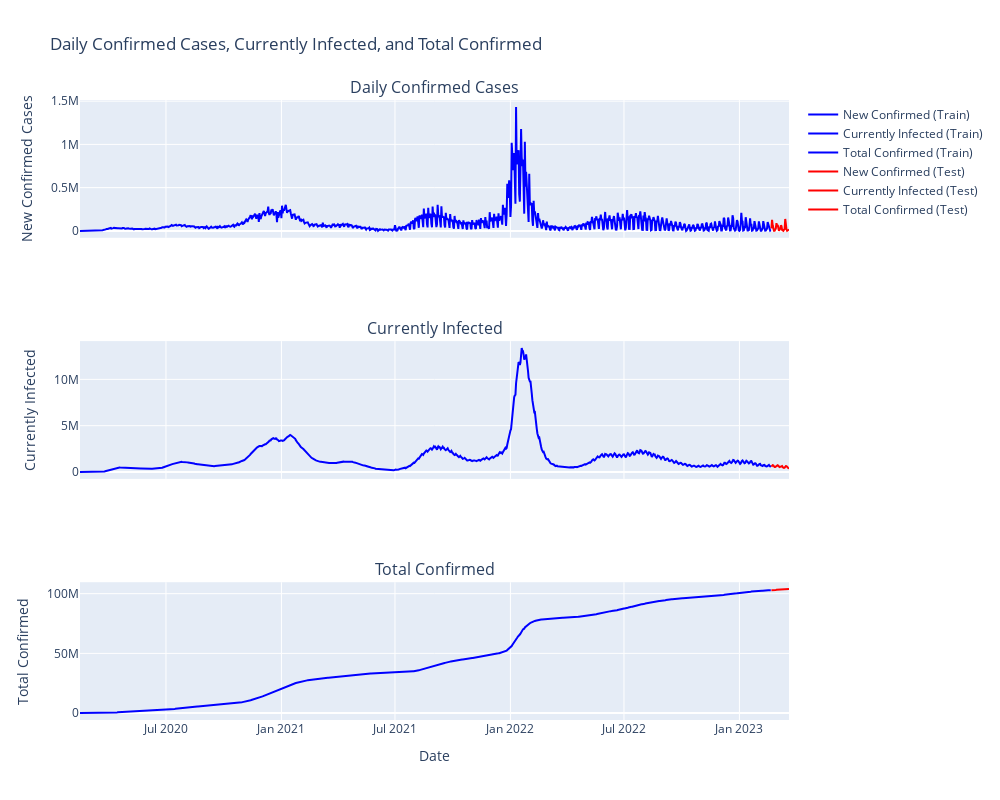

Source (notebook cell):
### Code cell
# Creating subplots vertically aligned
fig = make_subplots(rows=3, cols=1, shared_xaxes=True, subplot_titles=("Daily Confirmed Cases", "Currently Infected", "Total Confirmed"))

# Adding traces for the train dataset
fig.add_trace(go.Scatter(x=train_df.index, y=train_df['new_confirmed'], name='New Confirmed (Train)', line=dict(color='blue')), row=1, col=1)
fig.add_trace(go.Scatter(x=train_df.index, y=train_df['infected'], name='Currently Infected (Train)', line=dict(color='blue')), row=2, col=1)
fig.add_trace(go.Scatter(x=train_df.index, y=train_df['confirmed'], name='Total Confirmed (Train)', line=dict(color='blue')), row=3, col=1)

# Adding traces for the test dataset
fig.add_trace(go.Scatter(x=test_df.index, y=test_df['new_confirmed'], name='New Confirmed (Test)', line=dict(color='red')), row=1, col=1)
fig.add_trace(go.Scatter(x=test_df.index, y=test_df['infected'], name='Currently Infected (Test)', line=dict(color='red')), row=2, col=1)
fig.add_trace(go.Scatter(x=test_df.index, y=test_df['confirmed'], name='Total Confirmed (Test)', line=dict(color='red')), row=3, col=1)

# Update the layout
fig.update_layout(height=800, 
                width=1000, 
                title='Daily Confirmed Cases, Currently Infected, and Total Confirmed',
                xaxis_rangeslider_visible=False)
fig.update_xaxes(title_text='Date', row=3, col=1)
fig.update_yaxes(title_text='New Confirmed Cases', row=1, col=1)
fig.update_yaxes(title_text='Currently Infected', row=2, col=1)
fig.update_yaxes(title_text='Total Confirmed', row=3, col=1)

### Figure 1 — Plotly figure (JSON) as saved in the notebook; plotly's stock layout.template omitted (floating-point values rounded to 4 significant figures; data arrays with more than 128 entries replaced by an {"elided": "..."} marker saying what was removed)
{"data": [{"line": {"color": "blue"}, "name": "New Confirmed (Train)", "type": "scatter", "x": {"elided": "1102 str values"}, "xaxis": "x", "y": {"elided": "1102 int values"}, "yaxis": "y"}, {"line": {"color": "blue"}, "name": "Currently Infected (Train)", "type": "scatter", "x": {"elided": "1102 str values"}, "xaxis": "x2", "y": {"elided": "1102 int values"}, "yaxis": "y2"}, {"line": {"color": "blue"}, "name": "Total Confirmed (Train)", "type": "scatter", "x": {"elided": "1102 str values"}, "xaxis": "x3", "y": {"elided": "1102 int values"}, "yaxis": "y3"}, {"line": {"color": "red"}, "name": "New Confirmed (Test)", "type": "scatter", "x": ["2023-02-21T00:00:00", "2023-02-22T00:00:00", "2023-02-23T00:00:00", "2023-02-24T00:00:00", "2023-02-25T00:00:00", "2023-02-26T00:00:00", "2023-02-27T00:00:00", "2023-02-28T00:00:00", "2023-03-01T00:00:00", "2023-03-02T00:00:00", "2023-03-03T00:00:00", "2023-03-04T00:00:00", "2023-03-05T00:00:00", "2023-03-06T00:00:00", "2023-03-07T00:00:00", "2023-03-08T00:00:00", "2023-03-09T00:00:00", "2023-03-10T00:00:00", "2023-03-11T00:00:00", "2023-03-12T00:00:00", "2023-03-13T00:00:00", "2023-03-14T00:00:00", "2023-03-15T00:00:00", "2023-03-16T00:00:00", "2023-03-17T00:00:00", "2023-03-18T00:00:00", "2023-03-19T00:00:00", "2023-03-20T00:00:00", "2023-03-21T00:00:00"], "xaxis": "x", "y": [29117, 127499, 64478, 11171, 1527, 2318, 18147, 28351, 89261, 62111, 69509, 1671, 1567, 14774, 23808, 63372, 55547, 10161, 1489, 1005, 13115, 20174, 137629, 54460, 18756, 1175, 1424, 9787, 18373], "yaxis": "y"}, {"line": {"color": "red"}, "name": "Currently Infected (Test)", "type": "scatter", "x": ["2023-02-21T00:00:00", "2023-02-22T00:00:00", "2023-02-23T00:00:00", "2023-02-24T00:00:00", "2023-02-25T00:00:00", "2023-02-26T00:00:00", "2023-02-27T00:00:00", "2023-02-28T00:00:00", "2023-03-01T00:00:00", "2023-03-02T00:00:00", "2023-03-03T00:00:00", "2023-03-04T00:00:00", "2023-03-05T00:00:00", "2023-03-06T00:00:00", "2023-03-07T00:00:00", "2023-03-08T00:00:00", "2023-03-09T00:00:00", "2023-03-10T00:00:00", "2023-03-11T00:00:00", "2023-03-12T00:00:00", "2023-03-13T00:00:00", "2023-03-14T00:00:00", "2023-03-15T00:00:00", "2023-03-16T00:00:00", "2023-03-17T00:00:00", "2023-03-18T00:00:00", "2023-03-19T00:00:00", "2023-03-20T00:00:00", "2023-03-21T00:00:00"], "xaxis": "x2", "y": [569591, 693518, 732897, 712771, 603095, 537201, 541340, 565977, 651306, 688530, 730201, 629851, 561553, 530868, 550291, 610245, 655959, 637260, 512099, 449146, 451069, 469490, 604090, 639992, 631857, 544587, 484532, 425374, 441873], "yaxis": "y2"}, {"line": {"color": "red"}, "name": "Total Confirmed (Test)", "type": "scatter", "x": ["2023-02-21T00:00:00", "2023-02-22T00:00:00", "2023-02-23T00:00:00", "2023-02-24T00:00:00", "2023-02-25T00:00:00", "2023-02-26T00:00:00", "2023-02-27T00:00:00", "2023-02-28T00:00:00", "2023-03-01T00:00:00", "2023-03-02T00:00:00", "2023-03-03T00:00:00", "2023-03-04T00:00:00", "2023-03-05T00:00:00", "2023-03-06T00:00:00", "2023-03-07T00:00:00", "2023-03-08T00:00:00", "2023-03-09T00:00:00", "2023-03-10T00:00:00", "2023-03-11T00:00:00", "2023-03-12T00:00:00", "2023-03-13T00:00:00", "2023-03-14T00:00:00", "2023-03-15T00:00:00", "2023-03-16T00:00:00", "2023-03-17T00:00:00", "2023-03-18T00:00:00", "2023-03-19T00:00:00", "2023-03-20T00:00:00", "2023-03-21T00:00:00"], "xaxis": "x3", "y": [102890417, 103017916, 103082394, 103093565, 103095092, 103097410, 103115557, 103143908, 103233169, 103295280, 103364789, 103366460, 103368027, 103382801, 103406609, 103469981, 103525528, 103535689, 103537178, 103538183, 103551298, 103571472, 103709101, 103763561, 103782317, 103783492, 103784916, 103794703, 103813076], "yaxis": "y3"}], "layout": {"annotations": [{"font": {"size": 16}, "showarrow": false, "text": "Daily Confirmed Cases", "x": 0.5, "xanchor": "center", "xref": "paper", "y": 1, "yanchor": "bottom", "yref": "paper"}, {"font": {"size": 16}, "showarrow": false, "text": "Currently Infected", "x": 0.5, "xanchor": "center", "xref": "paper", "y": 0.6111, "yanchor": "bottom", "yref": "paper"}, {"font": {"size": 16}, "showarrow": false, "text": "Total Confirmed", "x": 0.5, "xanchor": "center", "xref": "paper", "y": 0.2222, "yanchor": "bottom", "yref": "paper"}], "height": 800, "title": {"text": "Daily Confirmed Cases, Currently Infected, and Total Confirmed"}, "width": 1000, "xaxis": {"anchor": "y", "domain": [0, 1], "matches": "x3", "rangeslider": {"visible": false}, "showticklabels": false}, "xaxis2": {"anchor": "y2", "domain": [0, 1], "matches": "x3", "showticklabels": false}, "xaxis3": {"anchor": "y3", "domain": [0, 1], "title": {"text": "Date"}}, "yaxis": {"anchor": "x", "domain": [0.7778, 1], "title": {"text": "New Confirmed Cases"}}, "yaxis2": {"anchor": "x2", "domain": [0.3889, 0.6111], "title": {"text": "Currently Infected"}}, "yaxis3": {"anchor": "x3", "domain": [0, 0.2222], "title": {"text": "Total Confirmed"}}}}
